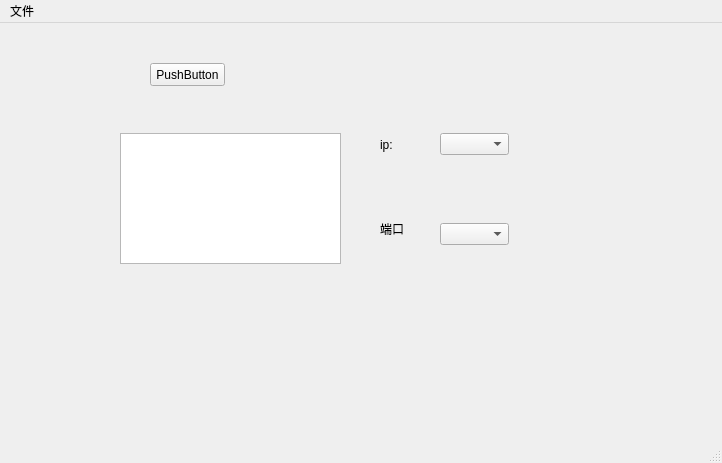
<?xml version="1.0" encoding="UTF-8"?>
<ui version="4.0">
 <class>MainWindow</class>
 <widget class="QMainWindow" name="MainWindow">
  <property name="geometry">
   <rect>
    <x>0</x>
    <y>0</y>
    <width>722</width>
    <height>463</height>
   </rect>
  </property>
  <property name="windowTitle">
   <string>MainWindow</string>
  </property>
  <widget class="QWidget" name="centralwidget">
   <widget class="QComboBox" name="comboBox">
    <property name="geometry">
     <rect>
      <x>440</x>
      <y>200</y>
      <width>69</width>
      <height>22</height>
     </rect>
    </property>
   </widget>
   <widget class="QComboBox" name="comboBox_2">
    <property name="geometry">
     <rect>
      <x>440</x>
      <y>110</y>
      <width>69</width>
      <height>22</height>
     </rect>
    </property>
   </widget>
   <widget class="QLabel" name="label">
    <property name="geometry">
     <rect>
      <x>380</x>
      <y>112</y>
      <width>54</width>
      <height>20</height>
     </rect>
    </property>
    <property name="text">
     <string>ip:</string>
    </property>
   </widget>
   <widget class="QLabel" name="label_2">
    <property name="geometry">
     <rect>
      <x>380</x>
      <y>200</y>
      <width>54</width>
      <height>12</height>
     </rect>
    </property>
    <property name="text">
     <string>端口</string>
    </property>
   </widget>
   <widget class="QTextEdit" name="textEdit">
    <property name="geometry">
     <rect>
      <x>120</x>
      <y>110</y>
      <width>221</width>
      <height>131</height>
     </rect>
    </property>
    <property name="markdown">
     <string/>
    </property>
    <property name="html">
     <string>&lt;!DOCTYPE HTML PUBLIC &quot;-//W3C//DTD HTML 4.0//EN&quot; &quot;http://www.w3.org/TR/REC-html40/strict.dtd&quot;&gt;
&lt;html&gt;&lt;head&gt;&lt;meta name=&quot;qrichtext&quot; content=&quot;1&quot; /&gt;&lt;style type=&quot;text/css&quot;&gt;
p, li { white-space: pre-wrap; }
&lt;/style&gt;&lt;/head&gt;&lt;body style=&quot; font-family:'SimSun'; font-size:9pt; font-weight:400; font-style:normal;&quot;&gt;
&lt;p style=&quot;-qt-paragraph-type:empty; margin-top:0px; margin-bottom:0px; margin-left:0px; margin-right:0px; -qt-block-indent:0; text-indent:0px;&quot;&gt;&lt;br /&gt;&lt;/p&gt;&lt;/body&gt;&lt;/html&gt;</string>
    </property>
   </widget>
   <widget class="QPushButton" name="pushButton">
    <property name="geometry">
     <rect>
      <x>150</x>
      <y>40</y>
      <width>75</width>
      <height>23</height>
     </rect>
    </property>
    <property name="text">
     <string>PushButton</string>
    </property>
   </widget>
  </widget>
  <widget class="QMenuBar" name="menubar">
   <property name="geometry">
    <rect>
     <x>0</x>
     <y>0</y>
     <width>722</width>
     <height>23</height>
    </rect>
   </property>
   <widget class="QMenu" name="menu">
    <property name="title">
     <string>文件</string>
    </property>
    <addaction name="actionopen"/>
    <addaction name="actionsave"/>
    <addaction name="actionset_ziti"/>
   </widget>
   <addaction name="menu"/>
  </widget>
  <widget class="QStatusBar" name="statusbar"/>
  <action name="actionopen">
   <property name="text">
    <string>open</string>
   </property>
  </action>
  <action name="actionsave">
   <property name="text">
    <string>save</string>
   </property>
  </action>
  <action name="actionset_ziti">
   <property name="icon">
    <iconset>
     <normaloff>屏幕截图 2022-02-28 100638.png</normaloff>屏幕截图 2022-02-28 100638.png</iconset>
   </property>
   <property name="text">
    <string>set ziti</string>
   </property>
  </action>
 </widget>
 <resources/>
 <connections/>
</ui>
